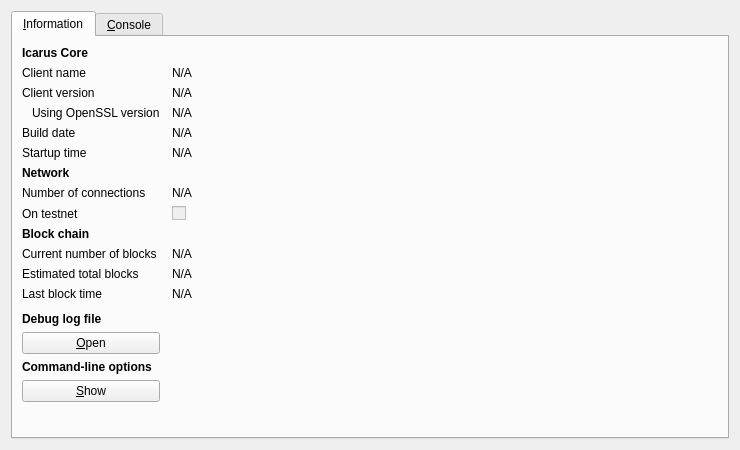
<?xml version="1.0" encoding="UTF-8"?>
<ui version="4.0">
 <class>RPCConsole</class>
 <widget class="QDialog" name="RPCConsole">
  <property name="geometry">
   <rect>
    <x>0</x>
    <y>0</y>
    <width>740</width>
    <height>450</height>
   </rect>
  </property>
  <property name="windowTitle">
   <string>Icarus - Debug window</string>
  </property>
  <layout class="QVBoxLayout" name="verticalLayout_2">
   <item>
    <widget class="QTabWidget" name="tabWidget">
     <property name="currentIndex">
      <number>0</number>
     </property>
     <widget class="QWidget" name="tab_info">
      <attribute name="title">
       <string>&amp;Information</string>
      </attribute>
      <layout class="QGridLayout" name="gridLayout" columnstretch="0,1">
       <property name="horizontalSpacing">
        <number>12</number>
       </property>
       <item row="0" column="0">
        <widget class="QLabel" name="label_9">
         <property name="font">
          <font>
           <weight>75</weight>
           <bold>true</bold>
          </font>
         </property>
         <property name="text">
          <string>Icarus Core</string>
         </property>
        </widget>
       </item>
       <item row="1" column="0">
        <widget class="QLabel" name="label_5">
         <property name="text">
          <string>Client name</string>
         </property>
        </widget>
       </item>
       <item row="1" column="1">
        <widget class="QLabel" name="clientName">
         <property name="cursor">
          <cursorShape>IBeamCursor</cursorShape>
         </property>
         <property name="text">
          <string>N/A</string>
         </property>
         <property name="textFormat">
          <enum>Qt::PlainText</enum>
         </property>
         <property name="textInteractionFlags">
          <set>Qt::LinksAccessibleByMouse|Qt::TextSelectableByKeyboard|Qt::TextSelectableByMouse</set>
         </property>
        </widget>
       </item>
       <item row="2" column="0">
        <widget class="QLabel" name="label_6">
         <property name="text">
          <string>Client version</string>
         </property>
        </widget>
       </item>
       <item row="2" column="1">
        <widget class="QLabel" name="clientVersion">
         <property name="cursor">
          <cursorShape>IBeamCursor</cursorShape>
         </property>
         <property name="text">
          <string>N/A</string>
         </property>
         <property name="textFormat">
          <enum>Qt::PlainText</enum>
         </property>
         <property name="textInteractionFlags">
          <set>Qt::LinksAccessibleByMouse|Qt::TextSelectableByKeyboard|Qt::TextSelectableByMouse</set>
         </property>
        </widget>
       </item>
       <item row="3" column="0">
        <widget class="QLabel" name="label_14">
         <property name="text">
          <string>Using OpenSSL version</string>
         </property>
         <property name="indent">
          <number>10</number>
         </property>
        </widget>
       </item>
       <item row="3" column="1">
        <widget class="QLabel" name="openSSLVersion">
         <property name="cursor">
          <cursorShape>IBeamCursor</cursorShape>
         </property>
         <property name="text">
          <string>N/A</string>
         </property>
         <property name="textFormat">
          <enum>Qt::PlainText</enum>
         </property>
         <property name="textInteractionFlags">
          <set>Qt::LinksAccessibleByMouse|Qt::TextSelectableByKeyboard|Qt::TextSelectableByMouse</set>
         </property>
        </widget>
       </item>
       <item row="4" column="0">
        <widget class="QLabel" name="label_12">
         <property name="text">
          <string>Build date</string>
         </property>
        </widget>
       </item>
       <item row="4" column="1">
        <widget class="QLabel" name="buildDate">
         <property name="cursor">
          <cursorShape>IBeamCursor</cursorShape>
         </property>
         <property name="text">
          <string>N/A</string>
         </property>
         <property name="textFormat">
          <enum>Qt::PlainText</enum>
         </property>
         <property name="textInteractionFlags">
          <set>Qt::LinksAccessibleByMouse|Qt::TextSelectableByKeyboard|Qt::TextSelectableByMouse</set>
         </property>
        </widget>
       </item>
       <item row="5" column="0">
        <widget class="QLabel" name="label_13">
         <property name="text">
          <string>Startup time</string>
         </property>
        </widget>
       </item>
       <item row="5" column="1">
        <widget class="QLabel" name="startupTime">
         <property name="cursor">
          <cursorShape>IBeamCursor</cursorShape>
         </property>
         <property name="text">
          <string>N/A</string>
         </property>
         <property name="textFormat">
          <enum>Qt::PlainText</enum>
         </property>
         <property name="textInteractionFlags">
          <set>Qt::LinksAccessibleByMouse|Qt::TextSelectableByKeyboard|Qt::TextSelectableByMouse</set>
         </property>
        </widget>
       </item>
       <item row="6" column="0">
        <widget class="QLabel" name="label_11">
         <property name="font">
          <font>
           <weight>75</weight>
           <bold>true</bold>
          </font>
         </property>
         <property name="text">
          <string>Network</string>
         </property>
        </widget>
       </item>
       <item row="7" column="0">
        <widget class="QLabel" name="label_7">
         <property name="text">
          <string>Number of connections</string>
         </property>
        </widget>
       </item>
       <item row="7" column="1">
        <widget class="QLabel" name="numberOfConnections">
         <property name="cursor">
          <cursorShape>IBeamCursor</cursorShape>
         </property>
         <property name="text">
          <string>N/A</string>
         </property>
         <property name="textFormat">
          <enum>Qt::PlainText</enum>
         </property>
         <property name="textInteractionFlags">
          <set>Qt::LinksAccessibleByMouse|Qt::TextSelectableByKeyboard|Qt::TextSelectableByMouse</set>
         </property>
        </widget>
       </item>
       <item row="8" column="0">
        <widget class="QLabel" name="label_8">
         <property name="text">
          <string>On testnet</string>
         </property>
        </widget>
       </item>
       <item row="8" column="1">
        <widget class="QCheckBox" name="isTestNet">
         <property name="enabled">
          <bool>false</bool>
         </property>
         <property name="text">
          <string/>
         </property>
        </widget>
       </item>
       <item row="9" column="0">
        <widget class="QLabel" name="label_10">
         <property name="font">
          <font>
           <weight>75</weight>
           <bold>true</bold>
          </font>
         </property>
         <property name="text">
          <string>Block chain</string>
         </property>
        </widget>
       </item>
       <item row="10" column="0">
        <widget class="QLabel" name="label_3">
         <property name="text">
          <string>Current number of blocks</string>
         </property>
        </widget>
       </item>
       <item row="10" column="1">
        <widget class="QLabel" name="numberOfBlocks">
         <property name="cursor">
          <cursorShape>IBeamCursor</cursorShape>
         </property>
         <property name="text">
          <string>N/A</string>
         </property>
         <property name="textFormat">
          <enum>Qt::PlainText</enum>
         </property>
         <property name="textInteractionFlags">
          <set>Qt::LinksAccessibleByMouse|Qt::TextSelectableByKeyboard|Qt::TextSelectableByMouse</set>
         </property>
        </widget>
       </item>
       <item row="11" column="0">
        <widget class="QLabel" name="label_4">
         <property name="text">
          <string>Estimated total blocks</string>
         </property>
        </widget>
       </item>
       <item row="11" column="1">
        <widget class="QLabel" name="totalBlocks">
         <property name="cursor">
          <cursorShape>IBeamCursor</cursorShape>
         </property>
         <property name="text">
          <string>N/A</string>
         </property>
         <property name="textFormat">
          <enum>Qt::PlainText</enum>
         </property>
         <property name="textInteractionFlags">
          <set>Qt::LinksAccessibleByMouse|Qt::TextSelectableByKeyboard|Qt::TextSelectableByMouse</set>
         </property>
        </widget>
       </item>
       <item row="12" column="0">
        <widget class="QLabel" name="label_2">
         <property name="text">
          <string>Last block time</string>
         </property>
        </widget>
       </item>
       <item row="12" column="1">
        <widget class="QLabel" name="lastBlockTime">
         <property name="cursor">
          <cursorShape>IBeamCursor</cursorShape>
         </property>
         <property name="text">
          <string>N/A</string>
         </property>
         <property name="textFormat">
          <enum>Qt::PlainText</enum>
         </property>
         <property name="textInteractionFlags">
          <set>Qt::LinksAccessibleByMouse|Qt::TextSelectableByKeyboard|Qt::TextSelectableByMouse</set>
         </property>
        </widget>
       </item>
       <item row="13" column="0">
        <spacer name="verticalSpacer_2">
         <property name="orientation">
          <enum>Qt::Vertical</enum>
         </property>
         <property name="sizeHint" stdset="0">
          <size>
           <width>20</width>
           <height>20</height>
          </size>
         </property>
        </spacer>
       </item>
       <item row="14" column="0">
        <widget class="QLabel" name="labelDebugLogfile">
         <property name="font">
          <font>
           <weight>75</weight>
           <bold>true</bold>
          </font>
         </property>
         <property name="text">
          <string>Debug log file</string>
         </property>
        </widget>
       </item>
       <item row="15" column="0">
        <widget class="QPushButton" name="openDebugLogfileButton">
         <property name="toolTip">
          <string>Open the Icarus debug log file from the current data directory. This can take a few seconds for large log files.</string>
         </property>
         <property name="text">
          <string>&amp;Open</string>
         </property>
         <property name="autoDefault">
          <bool>false</bool>
         </property>
        </widget>
       </item>
       <item row="16" column="0">
        <widget class="QLabel" name="labelCLOptions">
         <property name="font">
          <font>
           <weight>75</weight>
           <bold>true</bold>
          </font>
         </property>
         <property name="text">
          <string>Command-line options</string>
         </property>
        </widget>
       </item>
       <item row="17" column="0">
        <widget class="QPushButton" name="showCLOptionsButton">
         <property name="toolTip">
          <string>Show the Icarus-Qt help message to get a list with possible Icarus command-line options.</string>
         </property>
         <property name="text">
          <string>&amp;Show</string>
         </property>
         <property name="autoDefault">
          <bool>false</bool>
         </property>
        </widget>
       </item>
       <item row="18" column="0">
        <spacer name="verticalSpacer">
         <property name="orientation">
          <enum>Qt::Vertical</enum>
         </property>
         <property name="sizeHint" stdset="0">
          <size>
           <width>20</width>
           <height>40</height>
          </size>
         </property>
        </spacer>
       </item>
      </layout>
     </widget>
     <widget class="QWidget" name="tab_console">
      <attribute name="title">
       <string>&amp;Console</string>
      </attribute>
      <layout class="QVBoxLayout" name="verticalLayout_3">
       <property name="spacing">
        <number>3</number>
       </property>
       <item>
        <widget class="QTextEdit" name="messagesWidget">
         <property name="minimumSize">
          <size>
           <width>0</width>
           <height>100</height>
          </size>
         </property>
         <property name="readOnly">
          <bool>true</bool>
         </property>
         <property name="tabKeyNavigation" stdset="0">
          <bool>false</bool>
         </property>
         <property name="columnCount" stdset="0">
          <number>2</number>
         </property>
        </widget>
       </item>
       <item>
        <layout class="QHBoxLayout" name="horizontalLayout">
         <property name="spacing">
          <number>3</number>
         </property>
         <item>
          <widget class="QLabel" name="label">
           <property name="text">
            <string notr="true">&gt;</string>
           </property>
          </widget>
         </item>
         <item>
          <widget class="QLineEdit" name="lineEdit"/>
         </item>
         <item>
          <widget class="QPushButton" name="clearButton">
           <property name="maximumSize">
            <size>
             <width>24</width>
             <height>24</height>
            </size>
           </property>
           <property name="toolTip">
            <string>Clear console</string>
           </property>
           <property name="text">
            <string/>
           </property>
           <property name="icon">
            <iconset resource="../bitcoin.qrc">
             <normaloff>:/icons/remove</normaloff>:/icons/remove</iconset>
           </property>
           <property name="shortcut">
            <string notr="true">Ctrl+L</string>
           </property>
           <property name="autoDefault">
            <bool>false</bool>
           </property>
          </widget>
         </item>
        </layout>
       </item>
      </layout>
     </widget>
    </widget>
   </item>
  </layout>
 </widget>
 <resources>
  <include location="../bitcoin.qrc"/>
 </resources>
 <connections/>
</ui>
